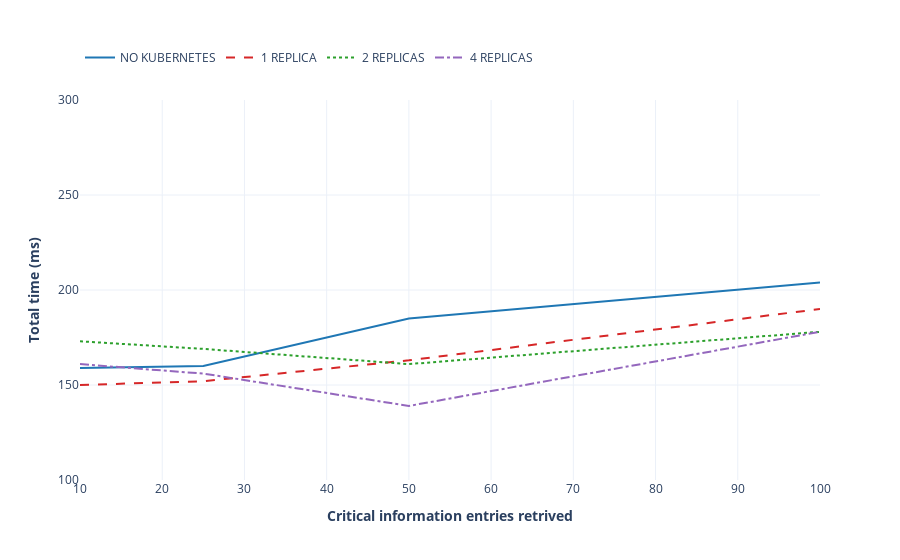

Notebook cell for this chart:
### Markdown cell above
### Get all anomalies

### Code cell
no_kubernetes = [159, 160, 185, 204]
replica1 = [150, 152, 163, 190]
replica2 = [173, 169, 161, 178]
replica4 = [161, 156, 139, 178]

getAllCriticalInformation(no_kubernetes, replica1, replica2, replica4)

### Figure 1 — Plotly figure (JSON) as saved in the notebook; plotly's stock layout.template omitted (floating-point values rounded to 4 significant figures)
{"data": [{"line": {"color": "#1f77b4"}, "mode": "lines", "name": "NO KUBERNETES", "type": "scatter", "x": [10, 25, 50, 100], "y": [159, 160, 185, 204]}, {"line": {"color": "#d62728", "dash": "dash"}, "mode": "lines", "name": "1 REPLICA", "type": "scatter", "x": [10, 25, 50, 100], "y": [150, 152, 163, 190]}, {"line": {"color": "#2ca02c", "dash": "dot"}, "mode": "lines", "name": "2 REPLICAS", "type": "scatter", "x": [10, 25, 50, 100], "y": [173, 169, 161, 178]}, {"line": {"color": "#9467bd", "dash": "dashdot"}, "mode": "lines", "name": "4 REPLICAS", "type": "scatter", "x": [10, 25, 50, 100], "y": [161, 156, 139, 178]}], "layout": {"legend": {"orientation": "h", "y": 1.15}, "xaxis": {"dtick": 10, "range": [10, 100], "tick0": 10, "title": {"text": "<b>Critical information entries retrived</b>"}}, "yaxis": {"range": [100, 300], "title": {"text": "<b>Total time (ms)</b>"}}}}
